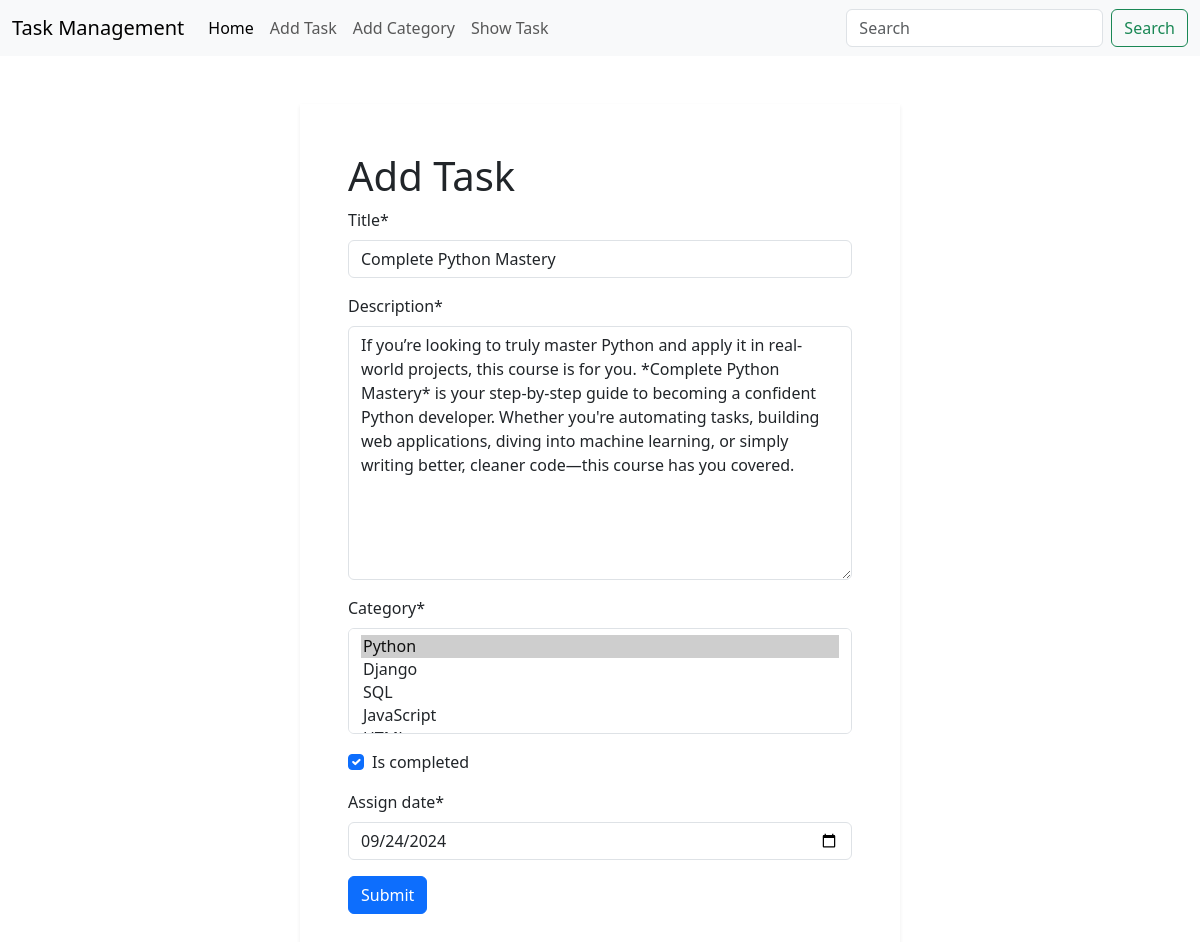
Screenshot of /task/edit/1 with the database file from the repository.
### tasks/models.py (models this page shows, shortened)
class Task(models.Model):
    title = models.CharField(max_length=100)
    description = models.TextField()
    category = models.ManyToManyField(Category)
    is_completed = models.BooleanField(default=False)
    assign_date = models.DateField()

### tasks/views.py (the view)
# urls.py: path('edit/<int:id>', views.edit_task, name='edit_task' ),
def edit_task(request, id):
    task = Task.objects.get(pk=id)
    task_form = TaskForm(instance=task)
    if request.method == "POST":
        task_form = TaskForm(request.POST, instance=task)
        if task_form.is_valid():
            task_form.save()
            return redirect('show_task')
    return render(request, './tasks/add_task.html', {'form' : task_form})

### tasks/forms.py
class TaskForm(forms.ModelForm):
    class Meta:
        model = Task
        fields = '__all__'
        widgets = {'category' : forms.SelectMultiple(), 'assign_date' : forms.DateInput(attrs={'type': 'date'})}

### categorys/models.py (called while the page is built)
    def __str__(self):
        return self.name

### tasks/templates/tasks/add_task.html (shortened to what this page needs)
{% extends "base.html" %}
{% load crispy_forms_tags %}
{% block content %}
<div class="w-50 m-auto p-5 my-5 shadow-sm">
    <h1>Add Task</h1>
    <form method="post">
        {{form|crispy}}
        <button type="submit" class="btn btn-primary">Submit</button>
    </form>
</div>
{% endblock content %}

### rows the page displays
Task: title "Complete Python Mastery", description "If you’re looking to truly master Python and apply it in real-world projects, this course is for you. *Complete Python Mastery* is your step-by-step guide to becoming a confident Python developer. Whether you're automating tasks, building web applications, diving into machine learning, or simply writing better, cleaner code—this course has you covered.", is_completed "☑", assign_date "09/24/2024"
